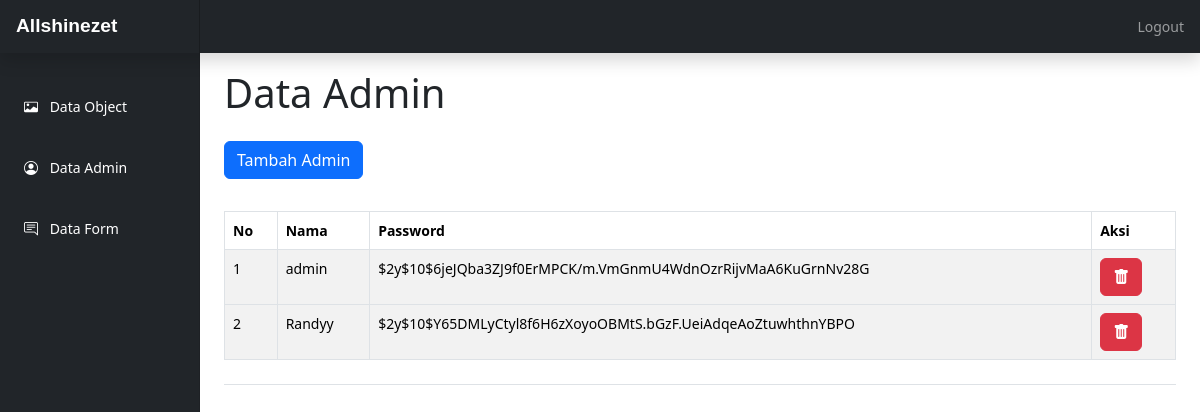
The app's page /admin/index.php?page=admin (signed in) with its own data.
### tables this page shows
CREATE TABLE `tabel_admin` (
  `id_admin` int NOT NULL,
  `nama_admin` varchar(50) NOT NULL,
  `password` varchar(100) NOT NULL
);

### admin/fungsi.php (called while the page is built, shortened)
<?php
    function koneksi() {
    $host = "localhost";
    $user = "root";
    $pass = "";
    $db = "virtual_tour_smk";
    $conn = new mysqli($host, $user, $pass, $db);
    return $conn;
    }
    function queryAll($s) {
    $conn = koneksi();
    $data = $conn->query($s);
    $rows = [];
    while($row = $data->fetch_assoc()) {
        $rows[] = $row;
    }
    return $rows;
    }
?>

### admin/admin.php (the view, shortened to what this page needs)
<?php
  $data2 = queryAll("SELECT * FROM tabel_admin");
?>
<h1 class='page mt-3 mb-4'>Data Admin</h1>
<a href="tambah_admin.php" class='btn btn-primary mb-3'>Tambah Admin</a>
<div class='d-flex justify-content-between flex-wrap flex-md-nowrap align-items-center pt-3 pb-2 mb-3 border-bottom'>
  <div class='table-responsive w-100'>
    <table class='table table-striped table-bordered'>
      <thead>
        <tr>
          <th>No</th>
          <th>Nama</th>
          <th>Password</th>
          <th>Aksi</th>
        </tr>
      </thead>
      <?php
        $no = 1;
        foreach($data2 as $row) :
      ?>
      <tbody>
          <td><?= $no++; ?></td>
          <td><?= $row['nama_admin']; ?></td>
          <td><?= $row['password']; ?></td>
          <td>
            <a onclick="return confirm('Apakah yakin menghapus data ?')" href="hapus_admin.php?id_admin=<?= $row['id_admin']; ?>" class="btn btn-danger"><i class="bi bi-trash-fill"></i></a>
          </td>
      </tbody>
      <?php endforeach; ?>
    </table>
  </div>
</div>

### admin/assets2/dashboard.css (style rules this page uses)
body { font-size: 0.875rem; }

### records on screen
tabel_admin: nama_admin "admin", password "$2y$10$6jeJQba3ZJ9f0ErMPCK/m.VmGnmU4WdnOzrRijvMaA6KuGrnNv28G"
tabel_admin: nama_admin "Randyy", password "$2y$10$Y65DMLyCtyl8f6H6zXoyoOBMtS.bGzF.UeiAdqeAoZtuwhthnYBPO"
